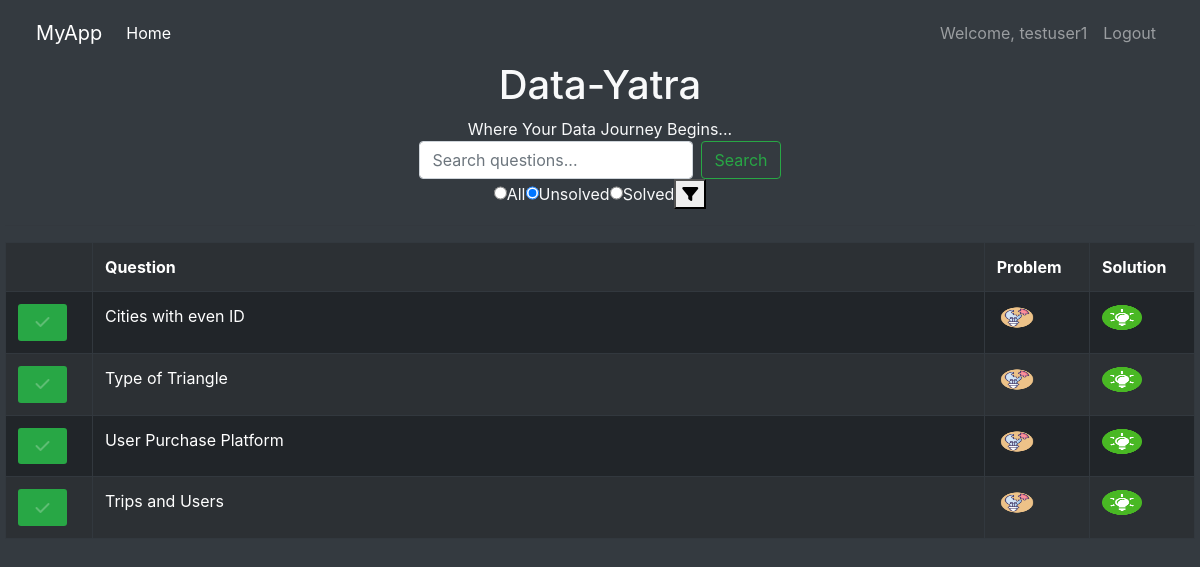
Screenshot of / (signed in) with the database file from the repository.
### questionbank/models.py (models this page shows)
class Question(models.Model):
    DIFFICULTY_CHOICES = [
        ('Easy', 'Easy'),
        ('Medium', 'Medium'),
        ('Hard', 'Hard')
    ]
    title = models.CharField(max_length=300, unique=True)
    difficulty = models.CharField(max_length=10, choices=DIFFICULTY_CHOICES)
    category = models.CharField(max_length=100)
    doc_link = models.CharField(max_length=1000)
    sol_link = models.CharField(max_length=1000)
    created_at = models.DateTimeField(auto_now_add=True)
    def __str__(self):
        return self.title

### questionbank/views.py (the view, shortened to what this page needs)
# urls.py: path('', views.index, name = "index"),
def index(request):
    if not request.user.is_authenticated:
        return redirect('login')
    uid = request.user.id
    print("USER:",uid)
    filter_type = request.GET.get('filter', 'unsolved') #default unsolved
    search_query = request.GET.get('search', '').strip()  # Default to empty string
    toggle = request.GET.get('toggle', '').strip()
    print(toggle)
    if filter_type == 'unsolved':
        questions = Question.objects.exclude(
            usersolvedquestion__user = uid
        )
    elif filter_type == 'solved':
        questions = Question.objects.filter(
            usersolvedquestion__user = uid
        )
    else:
        questions = Question.objects.all()
    if search_query:
        questions = questions.filter(title__icontains=search_query)
    solved_questions = Question.objects.filter(
            usersolvedquestion__user = uid
        )
    print("QUESTIONS:", questions)
    print("SOLVED QUES:", solved_questions)
    context = {
               'questions':questions,
               'solved_questions':solved_questions,
               'filter_type':filter_type,
               'search_query': search_query
               }
    return render(request, 'questionbank/index.html', context)

### questionbank/templates/questionbank/index.html (shortened to what this page needs)
{% extends "main.html" %}
{% load static %}
{% block content %}
<link rel="stylesheet" type="text/css" href="{% static 'questionbank/style.css' %}">
<link rel="stylesheet" href="https://cdn.jsdelivr.net/npm/bootstrap@4.0.0/dist/css/bootstrap.min.css">
<link rel="stylesheet" href="https://cdnjs.cloudflare.com/ajax/libs/font-awesome/6.7.2/css/all.min.css" />
<body class="bg-dark text-light">
<div class="container">
<div style="text-align: center;">
    <h1 >Data-Yatra</h1>
    <span>Where Your Data Journey Begins...</span>
</div >
<div class="top-form d-flex justify-content-center align-items-center">
    <form method="get" action="" class="form-inline">
        <input type="text" class="form-control mr-sm-2" id="search-box" name="search" placeholder="Search questions..." value="{{ search_query }}">
        <button class="btn btn-outline-success my-2 my-sm-0" type="submit">Search</button>
    </form>
</div>
<div class="top-form d-flex justify-content-center align-items-center">
    <form method="get" action = "" class="form-inline">
        <label>
            <input class="form-check" type="radio" name = "filter" value="all" {% if filter_type == 'all' %}checked{% endif %}>
            All
        </label>
        <label>
            <input class="form-check" type="radio" name = "filter" value="unsolved" {% if filter_type == 'unsolved' %}checked{% endif %}>
            Unsolved
        </label>
        <label>
            <input class="form-check" type="radio" name = "filter" value="solved" {% if filter_type == 'solved' %}checked{% endif %}>
            Solved
        </label>
        <button type = "submit"><i class="fa-solid fa-filter"></i></button>
    </form>
</div>
</div>
<hr>
<table class="table table-dark table-striped table-bordered table-hover">
    <tr>
        <th class="w-5"></th>
        <th class="w-75">Question</th>
        <th class="w-10">Problem</th>
        <th class="w-10">Solution</th>
    </tr>
{% for question in questions %}
    <tr class="question-row">
    <form method="get" action="" class="form-inline">
        {% if question in solved_questions %}
            <td class="w-5"> <button class="mark-as-undone"><i class="fa-solid fa-check"></i></i></button></td>
        {% else %}
            <td class="w-5"> <button class="mark-as-done"><i class="fa-solid fa-check"></i></i></button></td>
        {% endif %}
    </form>
      <td class="w-75">  {{question.title}}</td>
      <td class="w-10">  <a href = "https://{{question.doc_link}}" target="_blank">
        <img src="{% static "questionbank/images/problem_logo.png" %}" alt="hr" class="link-img">
      </a> </td>
        <td class="w-10"><a href = "https://{{question.sol_link}}" target="_blank">
            <img src="{% static "questionbank/images/solution_logo.png" %}" alt="hr" class="link-img">
        </a></td>
    </tr>
{% endfor %}
</table>
</body>
{% endblock content %}

### templates/navbar.html (shortened to what this page needs)
<!DOCTYPE html>
<html lang="en">
<head>
    <link href="https://cdn.jsdelivr.net/npm/bootstrap@5.3.0/dist/css/bootstrap.min.css" rel="stylesheet">
</head>
<body>
    <nav class="navbar navbar-expand-lg navbar-dark bg-dark">
        <div class="container-fluid">
            <a class="navbar-brand" href="/">MyApp</a>
            <div class="collapse navbar-collapse" id="navbarNav">
                <ul class="navbar-nav me-auto">
                    <li class="nav-item">
                        <a class="nav-link active" aria-current="page" href="/">Home</a>
                    </li>
                </ul>
                <ul class="navbar-nav">
                    {% if user.is_authenticated %}
                    <li class="nav-item">
                        <a class="nav-link">Welcome, {{ user.username }}</a>
                    </li>
                    <li class="nav-item">
                        <a class="nav-link" href="{% url 'logout' %}">Logout</a>
                    </li>
                    {% else %}
                    <li class="nav-item">
                        <a class="nav-link" href="{% url 'login' %}">Login</a>
                    </li>
                    {% endif %}
                </ul>
            </div>
        </div>
    </nav>
    {% block content %}
    {% endblock content %}
</body>
</html>

### questionbank/static/questionbank/style.css (style rules this page uses)
body { padding: 5px; }
.mark-as-done { text-align: center; display: inline-block; padding: 0.4rem 1.1rem; font-size: 1rem; font-weight: medium; color: #ffffff40; background-color: #28a745; border: none; border-radius: 3px; cursor: pointer; outline: none; text-transform: uppercase; transition: background-color 0.3s ease, transform 0.2s ease; position: relative; overflow: hidden; }
.mark-as-done::before { content: ''; position: absolute; top: 0; left: 0; width: 100%; height: 100%; background: rgba(255, 255, 255, 0.2); z-index: 1; transform: scaleX(0); transform-origin: left; transition: transform 0.3s ease-in-out; }
.mark-as-done, .mark-as-undone span { position: relative; z-index: 2; }
.link-img { width: 40px; height: 25px; }

### rows the page displays
Question: title "Cities with even ID"
Question: title "Type of Triangle"
Question: title "User Purchase Platform"
Question: title "Trips and Users"

### other values shown
{{ user.username }} "testuser1"
